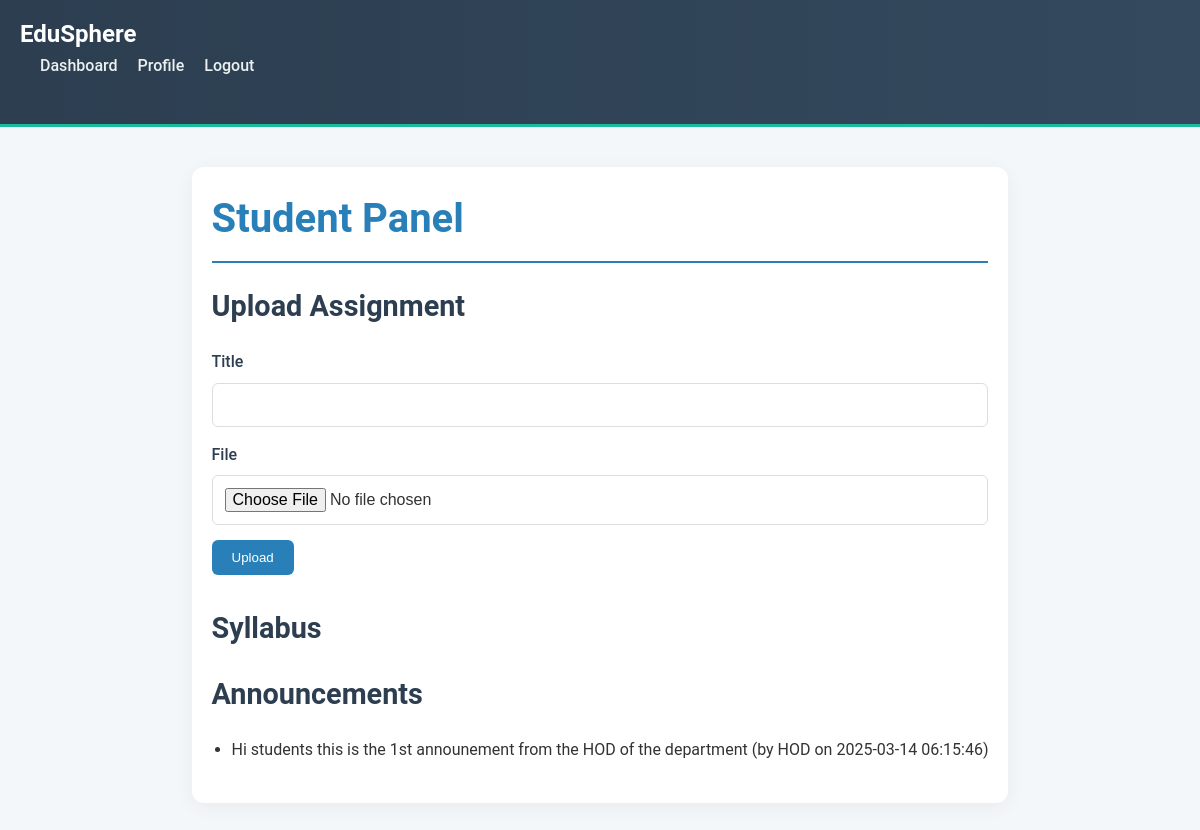
/education-portal/student.php (signed in), run on the app's committed database.
### tables this page shows
CREATE TABLE `announcements` (
  `id` int(11) NOT NULL,
  `content` text NOT NULL,
  `created_by` int(11) DEFAULT NULL,
  `created_at` timestamp NOT NULL DEFAULT current_timestamp()
);

CREATE TABLE `users` (
  `id` int(11) NOT NULL,
  `name` varchar(100) NOT NULL,
  `email` varchar(100) NOT NULL,
  `password` varchar(255) NOT NULL,
  `role` enum('admin','faculty','student') DEFAULT 'student',
  `approved` tinyint(1) DEFAULT 0,
  `bio` text DEFAULT NULL,
  `created_at` timestamp NOT NULL DEFAULT current_timestamp(),
  `reset_token` varchar(255) DEFAULT NULL,
  `reset_expiry` datetime DEFAULT NULL,
  `last_login` datetime DEFAULT NULL
);

### education-portal/student.php (the view, shortened to what this page needs)
<?php
require 'config.php';
$announcements = $pdo->query("SELECT a.*, u.name FROM announcements a JOIN users u ON a.created_by = u.id")->fetchAll(PDO::FETCH_ASSOC);
?>
<!DOCTYPE html>
<html lang="en">
<head>
    <link rel="stylesheet" href="css/styles.css">
</head>
<body>
    <?php include 'nav.php'; ?>
    <div class="container student-panel">
        <h1>Student Panel</h1>
        <h2>Upload Assignment</h2>
        <form method="POST" enctype="multipart/form-data">
            <div class="mb-3">
                <label>Title</label>
                <input type="text" name="assignment_title" class="form-control" required>
            </div>
            <div class="mb-3">
                <label>File</label>
                <input type="file" name="assignment_file" class="form-control" required>
            </div>
            <button type="submit" class="btn btn-primary">Upload</button>
        </form>
        <h2>Syllabus</h2>
        <h2>Announcements</h2>
        <ul>
            <?php foreach ($announcements as $announcement): ?>
                <li><?php echo htmlspecialchars($announcement['content']); ?> (by <?php echo htmlspecialchars($announcement['name']); ?> on <?php echo $announcement['created_at']; ?>)</li>
            <?php endforeach; ?>
        </ul>
    </div>
</body>
</html>

### education-portal/css/styles.css (style rules this page uses)
* { margin: 0; padding: 0; box-sizing: border-box; }
body { font-family: 'Roboto', Arial, sans-serif; color: #333; line-height: 1.6; min-height: 100vh; display: flex; flex-direction: column; background: #f4f7fa; }
.container { max-width: 1200px; margin: 40px auto; padding: 20px; background: #fff; border-radius: 12px; box-shadow: 0 4px 20px rgba(0, 0, 0, 0.05); position: relative; z-index: 1; }
h1, h2 { color: #2c3e50; margin-bottom: 20px; }
h1 { font-size: 2.5rem; font-weight: 700; border-bottom: 2px solid #1abc9c; padding-bottom: 10px; }
h2 { font-size: 1.8rem; font-weight: 600; }
.btn { display: inline-block; padding: 10px 20px; border-radius: 6px; text-decoration: none; font-weight: 500; transition: all 0.3s ease; cursor: pointer; border: none; }
.btn-primary { background: #1abc9c; color: #fff; }
form { margin-bottom: 30px; }
.mb-3 { margin-bottom: 15px; }
.form-control { width: 100%; padding: 12px; border: 1px solid #ddd; border-radius: 6px; font-size: 1rem; transition: border-color 0.3s ease; }
label { display: block; margin-bottom: 8px; font-weight: 500; color: #2c3e50; }
.student-panel h1 { color: #2980b9; border-bottom-color: #2980b9; }
.student-panel .btn-primary { background: #2980b9; }
ul { list-style: disc; padding-left: 20px; margin-bottom: 20px; }
ul li { margin-bottom: 10px; }

### data on the page
announcements: content "Hi students this is the 1st announement from the HOD of the department", created_by.name "HOD", created_at "2025-03-14 06:15:46"
